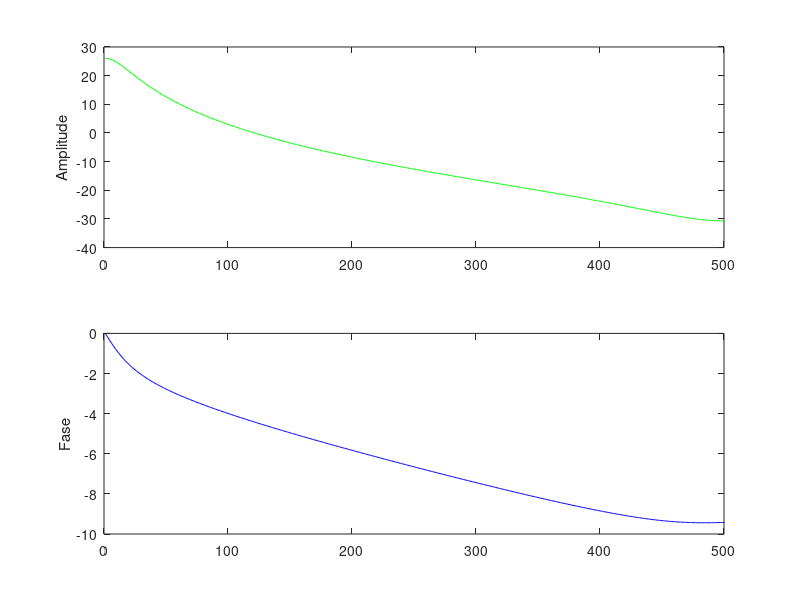

The MATLAB source for this figure:

a = [1 -2.3 1.74 -0.432 0 0];
b = [0 0 0 0.3137 0 -0.1537];

w = linspace(0, pi, 500);
H = freqz(b, a, w);


subplot(2, 1, 1);
plot(20*log10(abs(H)),'g');
ylabel('Amplitude');
subplot(2, 1, 2);
plot(unwrap(angle(H)),'b');
ylabel('Fase');